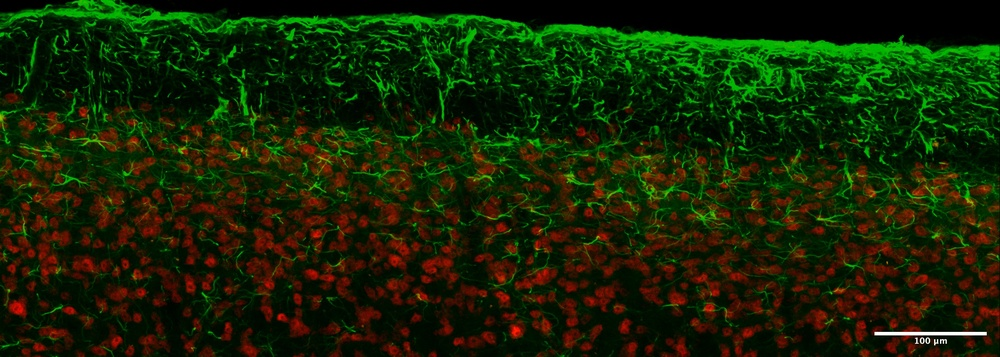
#> input picture Part Two/NLE_s1_contra_GFAP-FITC_NeuN-CY5_20x_1.jpg, 1000 x 357 px, shrunk from 2868 x 1024 before the run
$ python exe2.py
#> lines starting #> are read from the running program, lines starting #| are printed output that depends on the picture
# Neuromodulation Workshop: EXE 2
import matplotlib.pyplot as plt
import numpy as np

# Read in image file
filename = 'NLE_s1_contra_GFAP-FITC_NeuN-CY5_20x_1.jpg'
image = plt.imread(filename)
#> image is the input picture: shape (357, 1000, 3); mean R, G, B 22.2, 36.1, 4.3
M = np.asarray(image)

# Plot separate RGB channels of image
red_image = M[:, :, 0]      #R
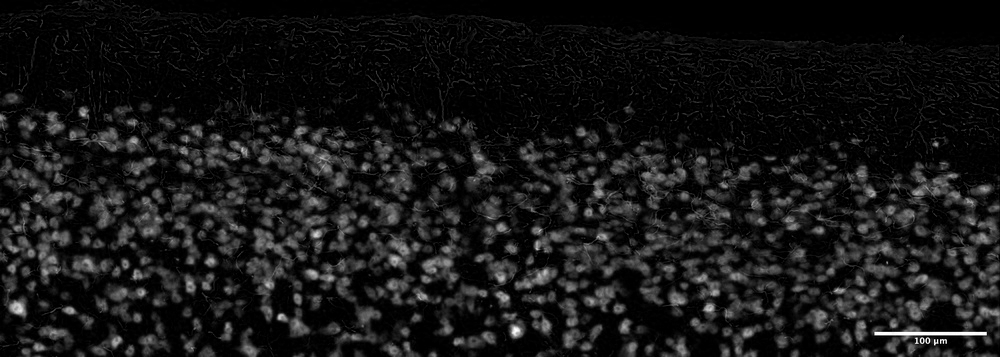
#> red_image: shape (357, 1000); min 0, max 255, mean 22.2
green_image = M[:, :, 1]    #G
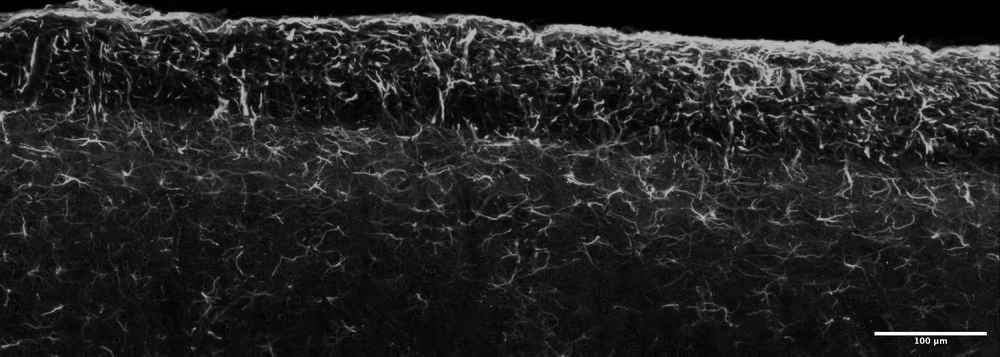
#> green_image: shape (357, 1000); min 0, max 255, mean 36.1
blue_image = M[:, :, 2]     #B
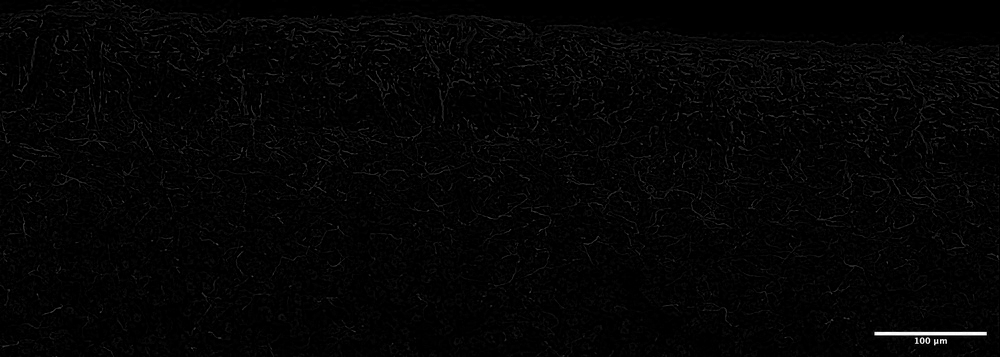
#> blue_image: shape (357, 1000); min 0, max 255, mean 4.3

plt.figure(figsize=(12, 6))
plt.subplot(131)
plt.imshow(red_image, cmap='Reds', vmin=0, vmax=255)
plt.title("Red Channel")
plt.subplot(132)
plt.imshow(green_image, cmap='Greens', vmin=0, vmax=255)
plt.title("Green Channel")
plt.subplot(133)
plt.imshow(blue_image, cmap='Blues', vmin=0, vmax=255)
plt.title("Blue Channel")
plt.show()
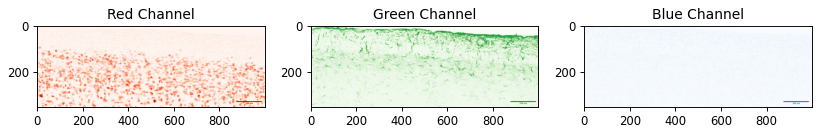
#> figure drawn by matplotlib, 3 panels
